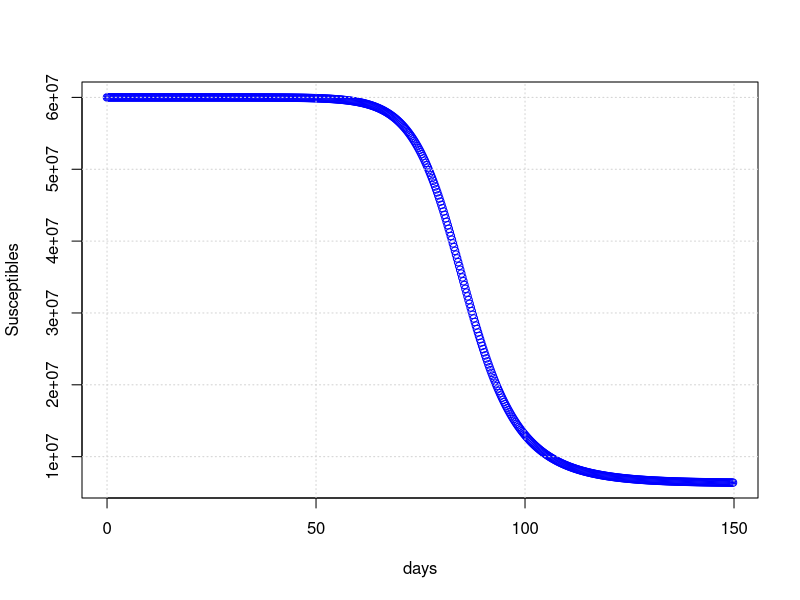
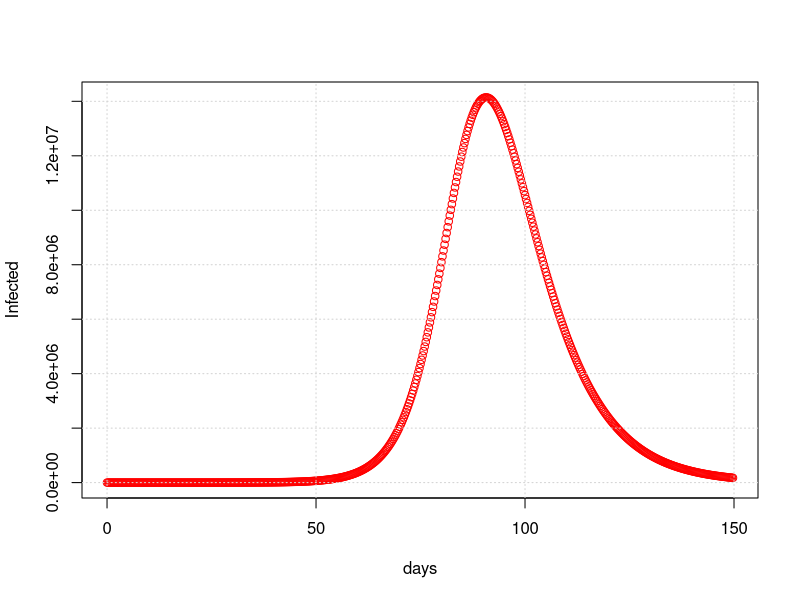
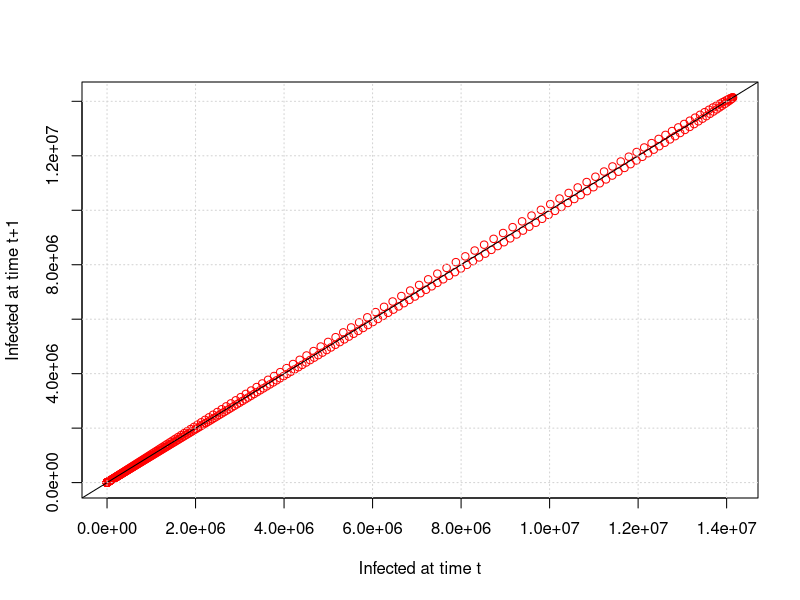
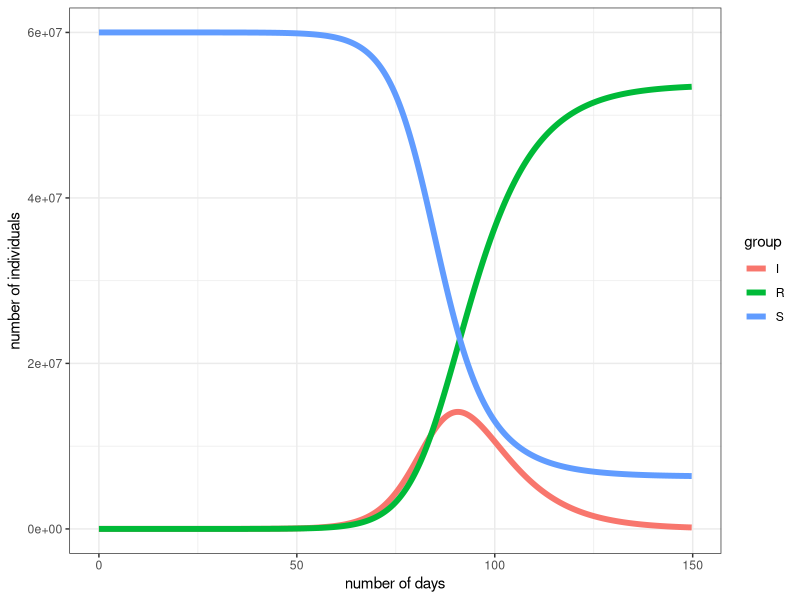
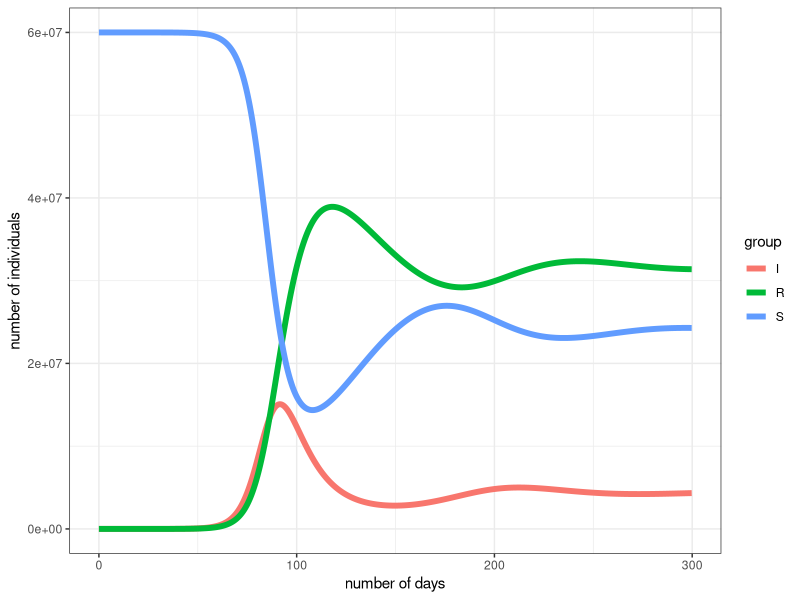

Reproduce these figures in R, in order.
## ---- chunk 1
# Define the function that calculate the values of the model
sir_model <- function(beta,gamma,delta,N,I0,Tau,dt) {
    # if delta <- 0 we have a SIR model (particular case)
    S <- rep(0,Tau/dt)
    S[1] <- N
    I <- rep(0,Tau/dt)
    I[1] <- I0
    R <- rep(0,Tau/dt)
    for (tt in 1:((Tau/dt)-1)) {
        # Equations of the model
        dS <- (-beta*I[tt]*S[tt] + delta*R[tt]) * dt
        dI <- (beta*I[tt]*S[tt] - gamma*I[tt]) * dt
        dR <- (gamma*I[tt] - delta*R[tt]) * dt
        S[tt+1] <- S[tt] + dS
        I[tt+1] <- I[tt] + dI
        R[tt+1] <- R[tt] + dR
    }
return(list(S,I,R))
}

## ---- chunk 2
# Model parameters
beta <- 5*10^-9 # rate of infection
gamma <- 0.12 # rate of recovery (try also 0.07)
delta <- 0.0 # rate of immunity loss
N <- 6*10^7 # Total population (N = S + I + R)
I0 <- 10 # initial number of infected
Tau <- 150 # period of 150 days
dt <- 1/4 # time interval of 6 hours (1/4 of a day)
print('The value of parameter R0 is:')

## ---- chunk 3
format(x = N*beta/gamma, digits = 5)

## ---- chunk 4
# Calculate the model
sir <- sir_model(beta,gamma,delta,N,I0,Tau,dt)
S = sir[[1]]; I = sir[[2]]; R = sir[[3]];
# Plots that display the epidemic
tt <- seq(0,(Tau-dt),dt)
sirDf <- data.frame(tt,S,I,R)

# Curve
plot(S ~ tt, data = sirDf, type = "b", col = "blue", xlab = "days", ylab = "Susceptibles")
grid()
plot(I ~ tt, data = sirDf, type = "b", col = "red", xlab = "days", ylab = "Infected")
grid()

# Map
plot(I[1:((Tau/dt)-1)],I[2:(Tau/dt)], col = "red", xlab = "Infected at time t", ylab = "Infected at time t+1")
abline(a = 0, b = 1)
grid()

## ---- chunk 5
library(ggplot2)
library(tidyr)
# Organize the dataframe
sir2Df <- gather(data = sirDf, key = group, value = val, -tt)

# Plot the data
gg <- ggplot(data = sir2Df, aes(x = tt, y = val, group = group))
gg <- gg + geom_line(aes(colour = group), size = 2)
gg + xlab("number of days") + ylab("number of individuals") + theme_bw()

## ---- chunk 6
# Set the value of parameter delta (rate of immunity loss)
delta <- 1/60
# Expand the period of analysis to 300 days
Tau <- 300
# Calculate the model
sir <- sir_model(beta,gamma,delta,N,I0,Tau,dt)
S = sir[[1]]; I = sir[[2]]; R = sir[[3]];

# Organize the dataframe
tt <- seq(0,(Tau-dt),dt)
sirDf <- data.frame(tt,S,I,R)
sir2Df <- gather(data = sirDf, key = group, value = val, -tt)

# Plot the data
gg <- ggplot(data = sir2Df, aes(x = tt, y = val, group = group))
gg <- gg + geom_line(aes(colour = group), size = 2)
gg + xlab("number of days") + ylab("number of individuals") + theme_bw()

